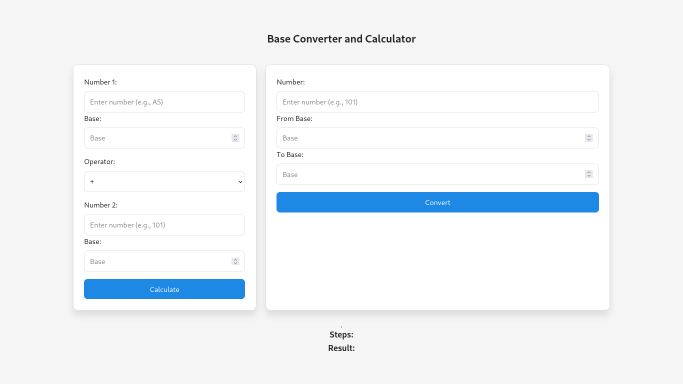
#> input picture image1.png, 1366 x 768 px (shown at 1/2 size)
$ python main.py
#> lines starting #> are read from the running program, lines starting #| are printed output that depends on the picture
from PIL import Image, ImageDraw
import numpy as np

# Constants
LINE_WIDTH = 1
BACKGROUND_COLOR = (255, 255, 255)
SEPARATOR_COLOR = (0, 0, 0)


def load_and_prepare_images(image1_path, image2_path):
    """Load images and resize the second image if sizes do not match."""
#> called with image1_path = 'image1.png', image2_path = 'image2.png'
    img1 = Image.open(image1_path)
#> img1 is the input picture: PIL image 1366x768 RGBA; mean R, G, B, A 240, 243.9, 247.4, 255
    img2 = Image.open(image2_path)
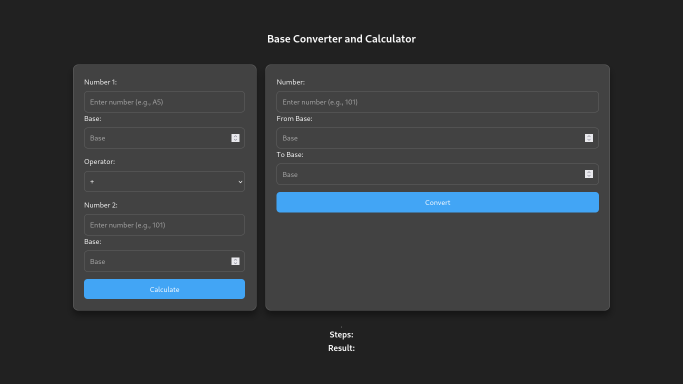
#> input picture image2.png, 1366 x 768 px (shown at 1/2 size)
#> img2 is the input picture: PIL image 1366x768 RGBA; mean R, G, B, A 50.4, 54.1, 57.1, 255
    if img1.size != img2.size:
        img2 = img2.resize(img1.size)
    return img1, img2


def crop_image_to_half(img, is_left_half):
    """Crop the image to its left or right half."""
#> called with is_left_half = True
    width = img.width
#> width = 1366
    half_width = width // 2
#> half_width = 683

    if is_left_half:
        return img.crop((0, 0, half_width, img.height))
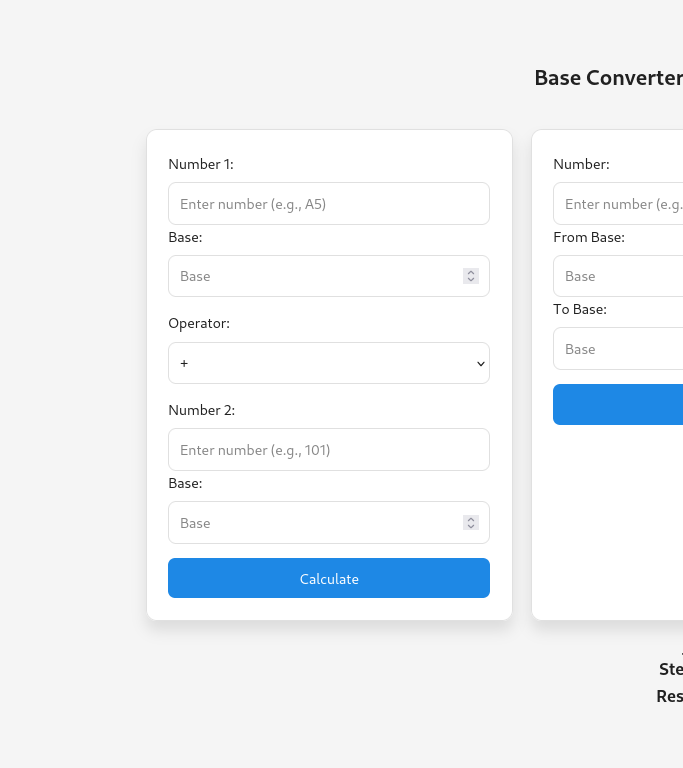
#> returned value: PIL image 683x768 RGBA; mean R, G, B, A 240, 243.7, 246.9, 255
    else:
        return img.crop((half_width, 0, width, img.height))


def create_combined_image(img1, img2):
    """Create a new image by combining the two halves without margin."""
    # Get the cropped halves
    left_half = crop_image_to_half(img1, True)
    right_half = crop_image_to_half(img2, False)
#> call 2 of crop_image_to_half, with is_left_half = False
#> in crop_image_to_half (call 2), `return img.crop((half_width, 0, width, img.height))`:
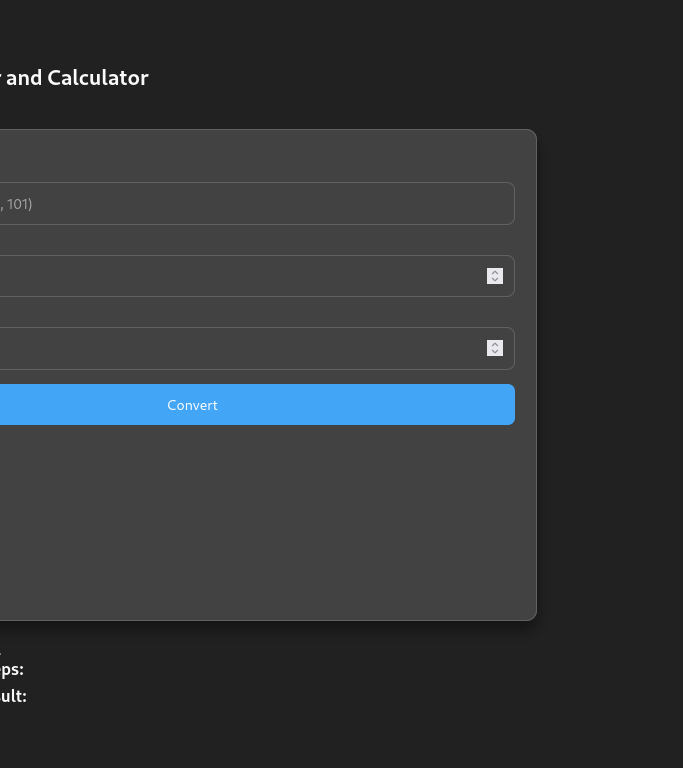
#> returned value: PIL image 683x768 RGBA; mean R, G, B, A 50.4, 54.3, 57.5, 255

    # Create new image with exact width needed for both halves
    width = left_half.width + right_half.width
#> width = 1366
    height = max(img1.height, img2.height)
#> height = 768
    combined_image = Image.new('RGB', (width, height), BACKGROUND_COLOR)
#> combined_image: PIL image 1366x768 RGB; every value is 255

    # Paste the halves side by side
    combined_image.paste(left_half, (0, 0))
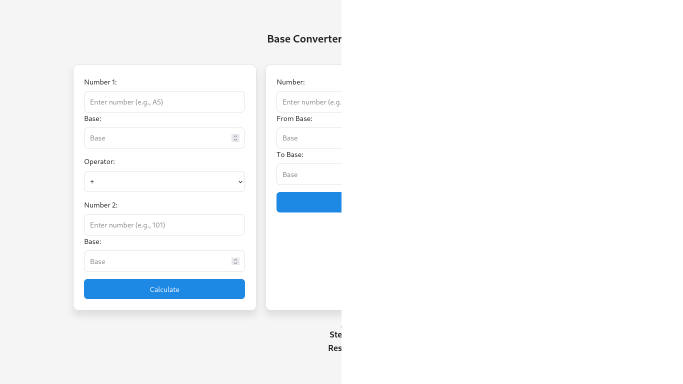
#> combined_image: PIL image 1366x768 RGB (shown at 1/2 size); mean R, G, B 247.5, 249.3, 250.9
    combined_image.paste(right_half, (left_half.width, 0))
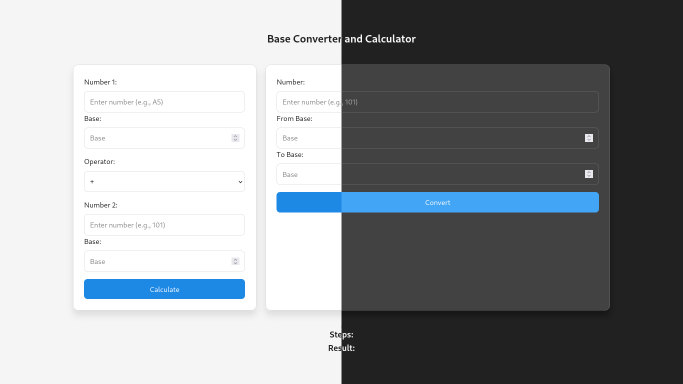
#> combined_image: PIL image 1366x768 RGB (shown at 1/2 size); mean R, G, B 145.2, 149, 152.2

    return combined_image


def draw_separator_line(image, line_color=SEPARATOR_COLOR, line_width=LINE_WIDTH):
    """Draw a vertical line exactly in the middle of the image."""
#> called with line_color = (0, 0, 0), line_width = 1
    draw = ImageDraw.Draw(image)
    center_x = image.width // 2
#> center_x = 683

    # Draw line in the exact center
    draw.line(
        [(center_x, 0), (center_x, image.height)],
        fill=line_color,
        width=line_width
    )


def create_diff_image(image1_path, image2_path, output_path):
    """Create a diff image without margin between halves."""
    # Load and prepare images
    img1, img2 = load_and_prepare_images(image1_path, image2_path)

    # Create combined image without margin
    combined_image = create_combined_image(img1, img2)

    # Draw separator line
    draw_separator_line(combined_image)

    # Save result
    combined_image.save(output_path)
    return combined_image


# Usage
image1_path = 'image1.png'
image2_path = 'image2.png'
output_path = 'diff_image.png'

try:
    result = create_diff_image(image1_path, image2_path, output_path)
    print(f'Saved as {output_path}')
except Exception as e:
    print(f'Error: {str(e)}')
